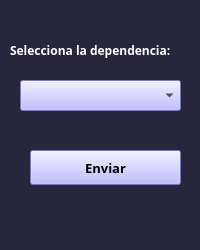
<?xml version="1.0" encoding="UTF-8"?>
<ui version="4.0">
 <class>Form</class>
 <widget class="QWidget" name="Form">
  <property name="geometry">
   <rect>
    <x>0</x>
    <y>0</y>
    <width>200</width>
    <height>250</height>
   </rect>
  </property>
  <property name="minimumSize">
   <size>
    <width>200</width>
    <height>250</height>
   </size>
  </property>
  <property name="maximumSize">
   <size>
    <width>200</width>
    <height>250</height>
   </size>
  </property>
  <property name="windowTitle">
   <string>Form</string>
  </property>
  <property name="styleSheet">
   <string notr="true">background-color:#27263c;</string>
  </property>
  <widget class="QLabel" name="label">
   <property name="geometry">
    <rect>
     <x>10</x>
     <y>40</y>
     <width>400</width>
     <height>21</height>
    </rect>
   </property>
   <property name="minimumSize">
    <size>
     <width>400</width>
     <height>0</height>
    </size>
   </property>
   <property name="font">
    <font>
     <family>Candara</family>
     <pointsize>9</pointsize>
     <weight>75</weight>
     <italic>false</italic>
     <bold>true</bold>
     <underline>false</underline>
     <strikeout>false</strikeout>
     <kerning>false</kerning>
    </font>
   </property>
   <property name="cursor">
    <cursorShape>ArrowCursor</cursorShape>
   </property>
   <property name="styleSheet">
    <string notr="true">color:white;</string>
   </property>
   <property name="text">
    <string>Selecciona la dependencia:</string>
   </property>
  </widget>
  <widget class="QComboBox" name="elige_dependencia">
   <property name="geometry">
    <rect>
     <x>20</x>
     <y>80</y>
     <width>161</width>
     <height>31</height>
    </rect>
   </property>
   <property name="styleSheet">
    <string notr="true">background:rgb(170, 170, 255);</string>
   </property>
  </widget>
  <widget class="QPushButton" name="enviar_dependencia_3">
   <property name="geometry">
    <rect>
     <x>30</x>
     <y>150</y>
     <width>151</width>
     <height>35</height>
    </rect>
   </property>
   <property name="minimumSize">
    <size>
     <width>0</width>
     <height>35</height>
    </size>
   </property>
   <property name="maximumSize">
    <size>
     <width>16777215</width>
     <height>35</height>
    </size>
   </property>
   <property name="font">
    <font>
     <family>Candara</family>
     <pointsize>10</pointsize>
     <weight>75</weight>
     <bold>true</bold>
    </font>
   </property>
   <property name="cursor">
    <cursorShape>PointingHandCursor</cursorShape>
   </property>
   <property name="styleSheet">
    <string notr="true">background:rgb(170, 170, 255);</string>
   </property>
   <property name="text">
    <string>Enviar</string>
   </property>
  </widget>
 </widget>
 <resources/>
 <connections/>
</ui>
